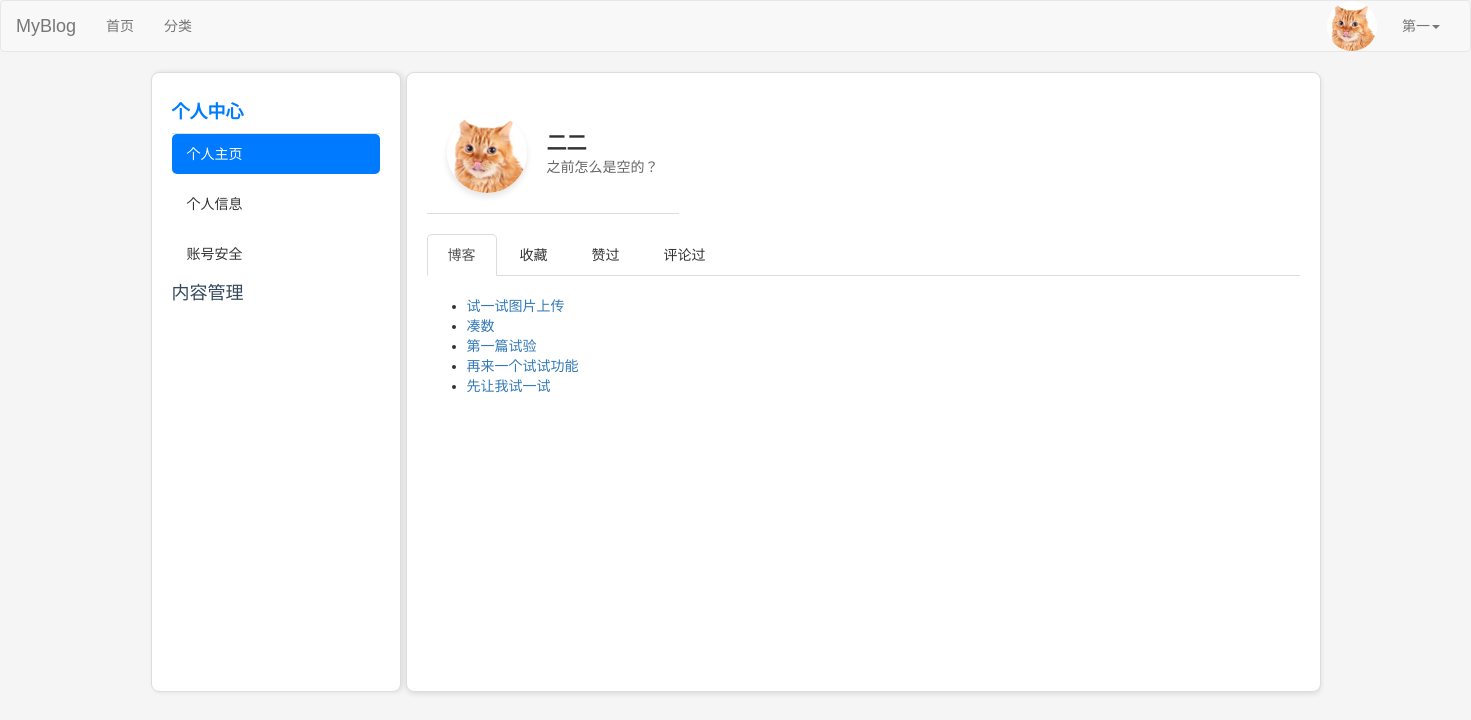
Page /my-posts/ (signed in) on the earlier database version.
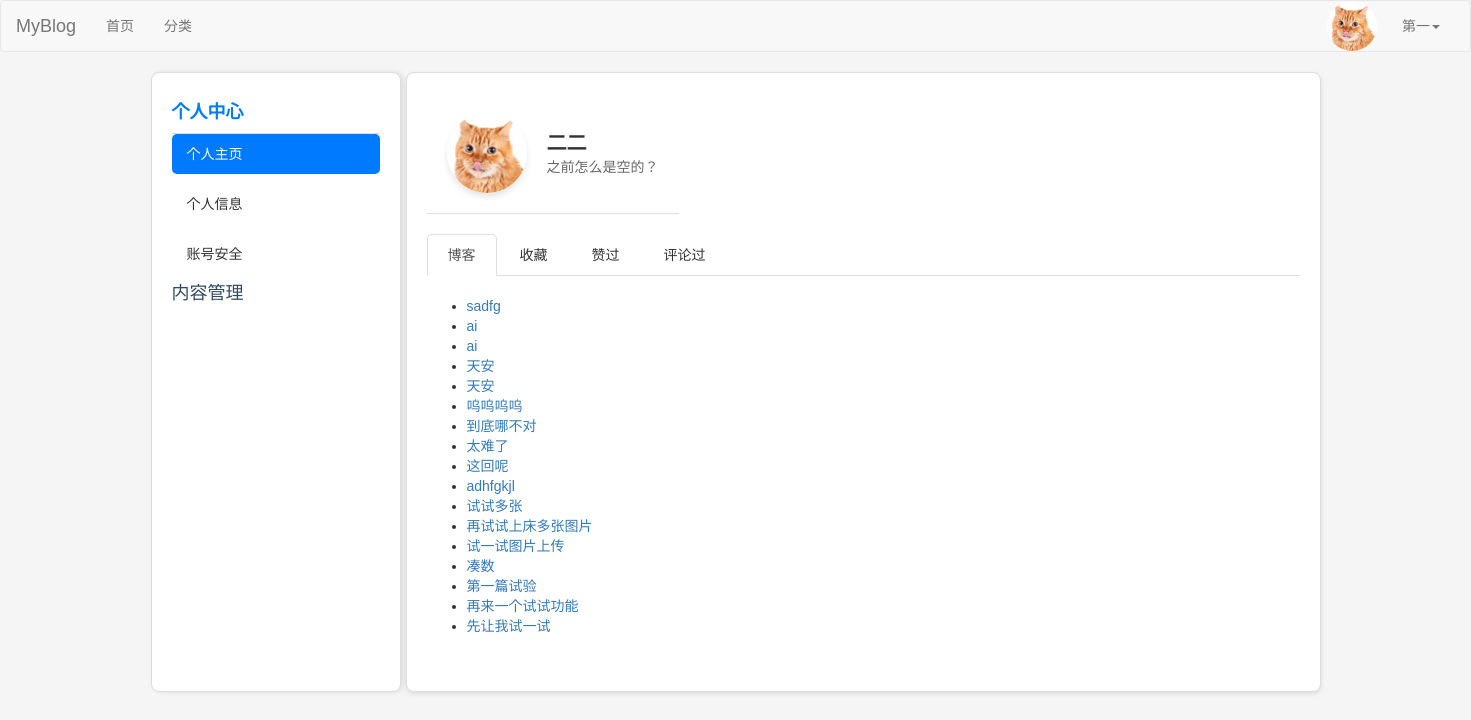
Same page on the later database version.
### users/models.py (models this page shows, shortened)
class UserProfile(models.Model):
    USER_GENDER_TYPE = (
        ('male','男'),
        ('female','女'),
    )
    owner = models.OneToOneField(User, on_delete=models.CASCADE, verbose_name='用户')
    nickname=models.CharField(verbose_name='昵称',max_length=23,blank=True,null=True)
    birthday=models.DateTimeField(verbose_name='生日',blank=True,null=True)
    gender=models.CharField(verbose_name='性别', choices=USER_GENDER_TYPE,max_length=6,default='male')
    image=models.ImageField(verbose_name='用户头像',upload_to=user_avatar_upload_to,default='image/default.jpg',max_length=255)
    desc=models.TextField(verbose_name='个人简介',max_length=200,blank=True,default='')
    signature=models.CharField(verbose_name='个性签名',max_length=50,blank=True,default='')

### blog/models.py (models this page shows, shortened)
class Post(models.Model):
    DRAFT = 'draft'
    PUBLISHED = 'published'
    STATUS_CHOICES = [
        (DRAFT, '草稿'),
        (PUBLISHED, '已发布'),
    ]
    title = models.CharField(max_length=61, verbose_name="文章标题")
    desc = models.TextField(max_length=200, blank=True, default="", verbose_name="文章描述")
    category = models.ForeignKey(Category, on_delete=models.CASCADE, verbose_name="分类")
    content = models.TextField(verbose_name="文章详情")
    tags = models.ForeignKey(Tag, on_delete=models.CASCADE, verbose_name="文章标签")
    owner = models.ForeignKey(User, on_delete=models.CASCADE, verbose_name="作者")
    is_hot=models.BooleanField(default=False, verbose_name='是否热门')
    pv=models.IntegerField(default=0,verbose_name='浏览量')
    add_date = models.DateTimeField(auto_now_add=True, verbose_name="添加时间")
    pub_date = models.DateTimeField(auto_now=True, verbose_name="修改时间")
    status = models.CharField(max_length=10, choices=STATUS_CHOICES, default=DRAFT, verbose_name="状态")
    liked_users = models.ManyToManyField(
        User,
        related_name="liked_posts",
        blank=True,
        verbose_name="点赞用户",
    )
    favorited_users = models.ManyToManyField(
        User,
        related_name="favorited_posts",
        blank=True,
        verbose_name="收藏用户",
    )
    class Meta:
        verbose_name = "文章"
        verbose_name_plural = verbose_name

### blog/views.py (the view)
# urls.py: path('my-posts/', views.my_posts, name='my_posts'),
@login_required
def my_posts(request):
    posts = Post.objects.filter(owner=request.user, status=Post.PUBLISHED).order_by('-pub_date')
    return render(
        request,
        'users/my_posts.html',
        {
            'posts': posts,
            'active_menu': 'user-info',  # 设置当前活动的菜单
            'active_link': 'my_posts',  # 设置当前活动的链接
        }
    )

### blog/templates/users/my_posts.html
{% extends 'layout/user.html' %}
        {% block nav %}
            <ul class="nav nav-tabs">
                <li role="presentation" class="active"><a href="{% url 'blog:my_posts' %}">博客</a></li>
                <li role="presentation"><a href="{% url 'blog:favorited_posts' %}">收藏</a></li>
                <li role="presentation"><a href="{% url 'blog:liked_posts' %}">赞过</a></li>
                <li role="presentation"><a href="{% url 'blog:commented_posts' %}">评论过</a></li>
            </ul>
            {% endblock %}
{% block blogs %}
    <div class="container">
        {% if posts %}
            <ul>
                {% for post in posts %}
                    <li>
                        <a href="{% url 'blog:post_detail' post.id %}">{{ post.title }}</a>
                    </li>
                {% endfor %}
            </ul>
        {% else %}
            <p>你还没有发布任何博客。</p>
        {% endif %}
    </div>
{% endblock %}

### blog/templates/layout/user.html (shortened to what this page needs)
{% extends 'layout/basic.html' %}
{% load static %}
{% block css %}
    <link rel="stylesheet" href="{% static 'css/user.css' %}">
{% endblock %}
{% block content %}
    <div class="container">
        <div class="sidebar">
            <h3 id="user-info-header" onclick="toggleSubmenu('user-info')"
                class="{% if active_menu == 'user-info' %}active{% endif %}">个人中心</h3>
            <ul id="user-info" class="submenu{% if active_menu == 'user-info' %} active{% endif %}">
                <li><a href="{% url 'blog:my_posts' %}"
                       class="{% if active_link == 'my_posts' %}active-link{% endif %}">个人主页</a></li>
                <li><a href="{% url 'users:user_profile' %}"
                       class="{% if active_link == 'user_profile' %}active-link{% endif %}">个人信息</a></li>
                <li><a href="{% url 'users:account_safety' %}"
                       class="{% if active_link == 'account_safety' %}active-link{% endif %}">账号安全</a></li>
            </ul>
            <h3 id="content-manage-header" onclick="toggleSubmenu('content-manage')"
                class="{% if active_menu == 'content-manage' %}active{% endif %}">内容管理</h3>
        </div>
        <div class="content-wrapper">
            {% block user_content %}
                <div class="container">
                    <div class="profile-header">
                        <img src="{{ request.user.userprofile.image.url }}" alt="Avatar" class="avatar">
                        <div>
                            <div class="nickname">
                                {% if request.user.userprofile.nickname %}
                                    <span>{{ request.user.userprofile.nickname }}</span>
                                {% else %}
                                    <span>{{ request.user.username }}</span>
                                {% endif %}
                            </div>
                            <div class="description">
                                {% if  request.user.userprofile.desc %}
                                    <span>{{ request.user.userprofile.desc }}</span>
                                {% else %}
                                    <span>这个人很神秘</span>
                                {% endif %}
                            </div>
                        </div>
                    </div>
                </div>
            {% endblock %}
            {% block nav %}
            {% endblock %}
            {% block blogs %}
            {% endblock %}
        </div>
    </div>
{% endblock %}

### users/templates/layout/basic.html (shortened to what this page needs)
{% load static %}
<!DOCTYPE html>
<html lang="en">
<head>
    <link rel="stylesheet" href="{% static 'plugin/bootstrap/css/bootstrap.css' %}">
    <link rel="stylesheet" href="{% static 'plugin/font-awesome/css/font-awesome.min.css' %}">
    {% block css %}{% endblock %}
</head>
<body>
<nav class="navbar navbar-default">
    <div class="container-fluid">
        <div class="navbar-header">
            <a class="navbar-brand" href="#">MyBlog</a>
        </div>
        <div class="collapse navbar-collapse" id="bs-example-navbar-collapse-1">
            <ul class="nav navbar-nav">
                <li><a href="{% url 'blog:index' %}">首页<span class="sr-only">(current)</span></a></li>
                <li><a href="{% url 'blog:category_list' %}">分类</a></li>
            </ul>
            <ul class="nav navbar-nav navbar-right">
    {% if request.user.is_authenticated %}
        <li class="user-avatar">
            <img src="{{ request.user.userprofile.image.url }}" alt="User Avatar" class="avatar-img">
        </li>
        <li class="dropdown">
            <a href="#" class="dropdown-toggle" data-toggle="dropdown" role="button" aria-haspopup="true"
               aria-expanded="false">
               {{ request.user.username }}<span class="caret"></span>
            </a>
        </li>
    {% else %}
        <li><a href="{% url 'users:login' %}">登录</a></li>
        <li><a href="{% url 'users:register' %}" target="_blank">注册</a></li>
    {% endif %}
</ul>
        </div>
    </div>
</nav>
{% block content %}{% endblock %}
</body>
</html>

### static/css/user.css (style rules this page uses)
body { font-family: Arial, sans-serif; margin: 0; padding: 0; background-color: #f9f9f9; }
.container { display: flex; }
.sidebar { width: 220px; background-color: #ffffff; padding: 15px 10px; height: auto; border: 1px solid #ddd; border-radius: 8px; box-shadow: 0 2px 4px rgba(0, 0, 0, 0.1); margin: 20px; }
.sidebar h3 { margin-bottom: 10px; font-size: 16px; color: #34495e; cursor: pointer; }
.sidebar ul { list-style: none; padding: 0; margin: 0; }
.sidebar ul li { margin-bottom: 10px; }
.sidebar ul li a { text-decoration: none; color: #34495e; font-size: 14px; padding: 10px; display: block; border-radius: 4px; }
.submenu { display: none; margin-left: 10px; }
.submenu.active { display: block; }

### blog/templates/layout/user.html (style rules this page uses)
body { font-family: 'Arial', sans-serif; background-color: #f5f5f5; margin: 0; padding: 0; }
.container { display: flex; flex-direction: row; padding: 0; }
.sidebar { width: 250px; background-color: #ffffff; padding: 20px; box-shadow: 2px 0 5px rgba(0, 0, 0, 0.1); height: 620px; overflow-y: auto; border-right: 1px solid #ddd; flex-shrink: 0; margin: 0; }
.sidebar h3 { margin: 10px 0; font-size: 18px; cursor: pointer; }
.sidebar h3.active { color: #007bff; font-weight: bold; }
.sidebar ul { margin: 10px 0; padding: 0; list-style: none; border-top: 1px solid #ddd; }
.sidebar ul.submenu li a { display: block; padding: 10px 15px; color: #333; text-decoration: none; border-radius: 5px; transition: all 0.3s ease; }
.sidebar ul.submenu li a:hover, .sidebar ul.submenu li a.active-link { background-color: #007bff; color: #fff; }
.content-wrapper { flex-grow: 1; margin-left: 5px; padding: 20px; background-color: #ffffff; border: 1px solid #ddd; border-radius: 8px; box-shadow: 0 2px 5px rgba(0, 0, 0, 0.1); animation: fadeIn 0.3s ease-in-out; width: 500px; }
.profile-header { display: flex; align-items: center; gap: 20px; padding: 20px; border-bottom: 1px solid #ddd; }
.avatar { width: 80px; height: 80px; border-radius: 50%; box-shadow: 0 4px 6px rgba(0, 0, 0, 0.1); }
.nickname { font-size: 20px; font-weight: bold; color: #333; }
.description { font-size: 14px; color: #666; }
.nav-tabs { display: flex; margin: 20px 0; border-bottom: 1px solid #ddd; }
.nav-tabs li { list-style: none; }
.nav-tabs li a { display: block; padding: 10px 20px; color: #333; text-decoration: none; border-radius: 5px 5px 0 0; transition: background-color 0.3s ease; }

### users/templates/layout/basic.html (style rules this page uses)
.user-avatar { display: inline-block; vertical-align: middle; margin-right: 10px; }
.avatar-img { width: 50px; height: 50px; border-radius: 50%; object-fit: cover; }

Differences in the rows shown:
added Post: title "sadfg"
added Post: title "ai"
added Post: title "ai"
added Post: title "天安"
added Post: title "天安"
added Post: title "呜呜呜呜"
added Post: title "到底哪不对"
added Post: title "太难了"
added Post: title "这回呢"
added Post: title "adhfgkjl"
added Post: title "试试多张"
added Post: title "再试试上床多张图片"
